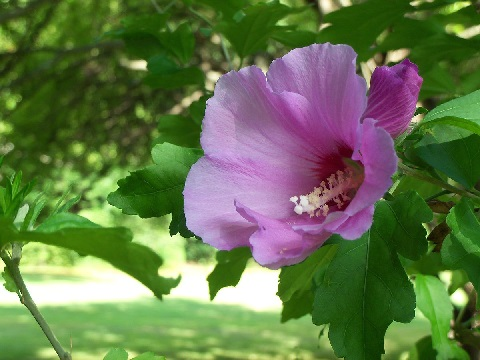
#> input picture Assignment1/Rose.jpg, 480 x 360 px, found by its file name
$ jupyter execute 'grayscale image to binary image conversion.ipynb'
#> lines starting #> are read from the running program, lines starting #| are printed output that depends on the picture; after the words box and inside, x2 and y2 are one past the last pixel; in counts of white or black regions, pixels touching at a corner belong together
Basic operations in image processing

2.Convert grayscale image to binary using list of comprehension method and plot processing time comparison with another methods.

[cell 1]
# we will convert the same greyscale image to binary image

#method 1: list of comprehension method
import numpy as np
import matplotlib.pyplot as plt
import time
import cv2

def gray2bin(img1, thresh):
    r= lambda i: 1 if i > thresh else 0
    row, col= img1.shape
    print(row,col)
    img_copy = np.reshape(img1, (row*col))
    print(img_copy.shape)
    img_b = np.zeros([row, col])
    img_b = np.asarray([r(i)  for i in img_copy ])
    img_b = np.reshape(img_b, [row, col])
    return img_b
img1=plt.imread('C:\\Users\mayan\Downloads\Rose.jpg',0)
#> img1 is the input picture: shape (360, 480, 3); mean R, G, B 99.5, 117.9, 74
img = np.mean(img1, axis=2)
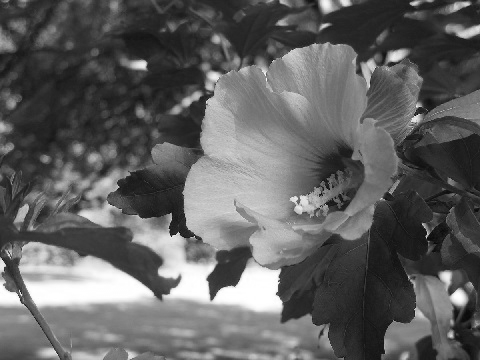
#> img: shape (360, 480) float64; min 6, max 255, mean 97.1
plt.imshow(img)
plt.title('input grayscale image')
plt.show()
t11=time.time()
imgb=gray2bin(img,90)
#| 360 480
#| (172800,)
#> in gray2bin, `img_b = np.reshape(img_b, [row, col])`:
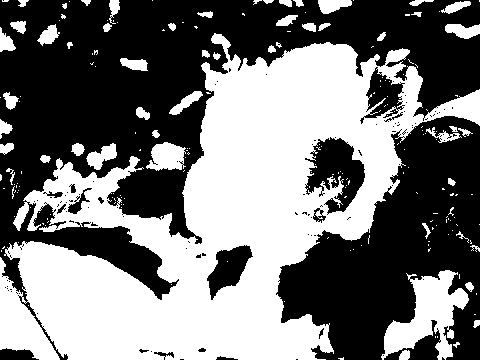
#> img_b: shape (360, 480) int64; values 0 (black) and 1 (white), 46.6% white; 200 white regions (148 under 20 px), largest, box (x1, y1, x2, y2) and area: (0, 33, 480, 360) 70392, (381, 270, 469, 360) 3674, (146, 142, 186, 171) 811
t12=time.time()
t_locb=t12-t11
print("time taken to convert from grayscale to binary by LOC method:",t_locb)
plt.imshow(imgb)
plt.title('outputgrayscale image')
plt.show()


#method 2: for loop method
prop=img.shape
#> prop = (360, 480)
t01=time.time()
for i in range(prop[0]):
    for j in range( prop[1]):
        if img[i][j] <= 127:
            img[i][j] = 0
        else:
            img[i][j] = 255
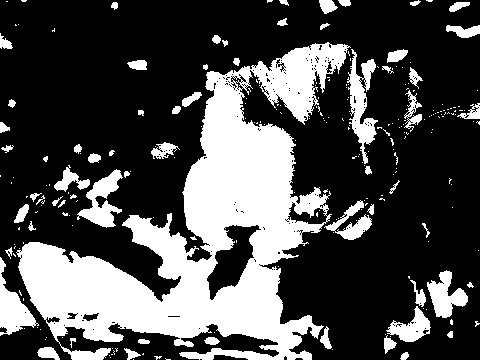
#> img: shape (360, 480) float64; 29.8% white; 247 white regions (184 under 20 px), largest, box (x1, y1, x2, y2) and area: (16, 42, 351, 360) 39810, (347, 49, 378, 164) 1471, (0, 257, 39, 336) 1201
t02=time.time()
t_floop=t02-t01
print('time taken for grayscale to binary : for loop method',t_floop)
cv2.imwrite('rose_binary.jpg',img)
img = cv2.imread('rose_binary.jpg')
#> img: shape (360, 480, 3); min 0, max 255, mean 76.1
plt.imshow(img)
plt.title('binary image: for loop method')
plt.show()

#method3: using cv2 function
t03=time.time()
(thresh, B_W_Image)=cv2.threshold(img,127,255,cv2.THRESH_BINARY)
t04=time.time()
t_cv2bin=t04-t03
print('time taken for grayscale to binary by cv2 method:',t_cv2bin)
plt.imshow(B_W_Image)
plt.title('binary image :cv2 method')
plt.show()

#Comparing processing times of different methods for bgr to gray scale conversion
x=['list of comprehension','for loop method','cv2 library method']
process_times=[t_locb,t_floop,t_cv2bin]
x_pos=[i for i in range(len(x))]
#> x_pos = [0, 1, 2]
plt.bar(x_pos,process_times,color='blue')
plt.xlabel('   <------METHOD------>   ')
plt.ylabel('   <-----processing times----->   ')
plt.title('processing times vs methods')
plt.xticks(x_pos,x)
plt.show()
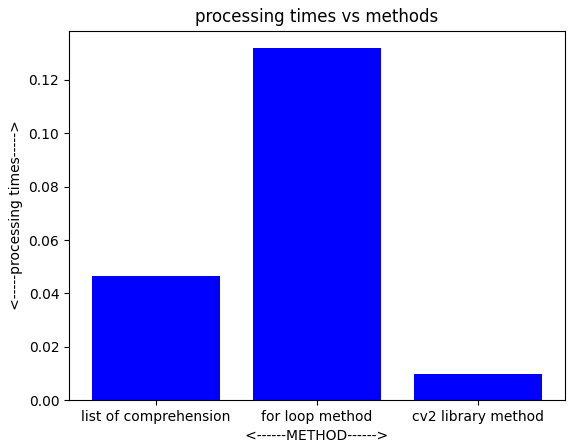
#> figure drawn by matplotlib, 1 panel; tallest bar 0.132 high, from x = 0.6 to 1.4
